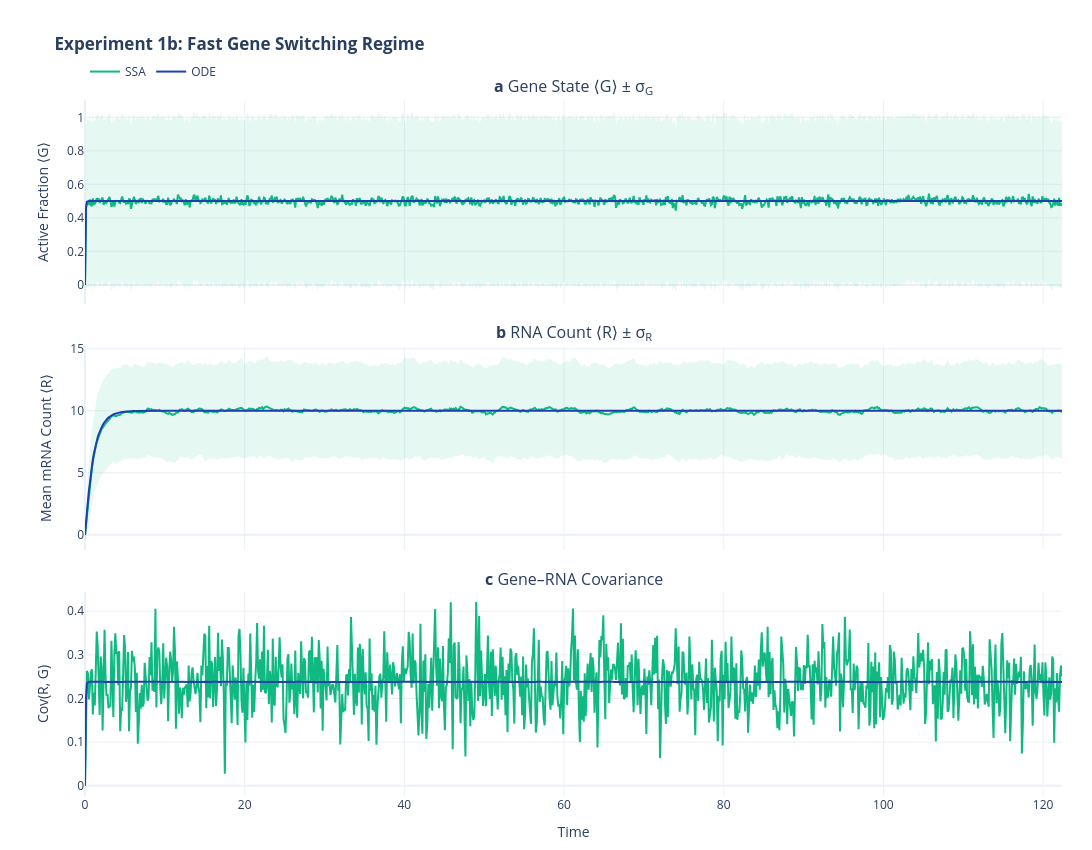

Notebook code for this chart:
### Markdown cell above
**1b. Fast** ($k_{\text{on}}=10,\; k_{\text{off}}=10 \gg k_{\text{deg}}=1$)

Rapid flickering, promoter effectively averaged → low variance. (Same ⟨R⟩≈10 as 1a.)

### Code cell
run_comparison(
    title="Experiment 1b: Fast Gene Switching Regime",
    k_on=10.0,
    k_off=10.0,
    k_syn=20.0,
)

### Figure 1 — Plotly figure (JSON) as saved in the notebook; plotly's stock layout.template omitted (floating-point values rounded to 4 significant figures; data arrays with more than 128 entries replaced by an {"elided": "..."} marker saying what was removed)
{"data": [{"hoverinfo": "skip", "legendgroup": "ssa", "line": {"width": 0}, "showlegend": false, "type": "scatter", "x": {"elided": "1000 float values"}, "xaxis": "x", "y": {"elided": "1000 float values"}, "yaxis": "y"}, {"fill": "tonexty", "fillcolor": "rgba(16, 185, 129, 0.10)", "hoverinfo": "skip", "legendgroup": "ssa", "line": {"width": 0}, "showlegend": false, "type": "scatter", "x": {"elided": "1000 float values"}, "xaxis": "x", "y": {"elided": "1000 float values"}, "yaxis": "y"}, {"hovertemplate": "SSA ⟨G⟩ = %{y:.3f}<extra></extra>", "legendgroup": "ssa", "line": {"color": "#10B981", "width": 2}, "name": "SSA", "showlegend": true, "type": "scatter", "x": {"elided": "1000 float values"}, "xaxis": "x", "y": {"elided": "1000 float values"}, "yaxis": "y"}, {"hovertemplate": "ODE ⟨G⟩ = %{y:.3f}<extra></extra>", "legendgroup": "ode", "line": {"color": "#1E40AF", "width": 2}, "name": "ODE", "showlegend": true, "type": "scatter", "x": {"elided": "1000 float values"}, "xaxis": "x", "y": {"elided": "1000 float values"}, "yaxis": "y"}, {"hoverinfo": "skip", "legendgroup": "ssa", "line": {"width": 0}, "showlegend": false, "type": "scatter", "x": {"elided": "1000 float values"}, "xaxis": "x2", "y": {"elided": "1000 float values"}, "yaxis": "y2"}, {"fill": "tonexty", "fillcolor": "rgba(16, 185, 129, 0.10)", "hoverinfo": "skip", "legendgroup": "ssa", "line": {"width": 0}, "showlegend": false, "type": "scatter", "x": {"elided": "1000 float values"}, "xaxis": "x2", "y": {"elided": "1000 float values"}, "yaxis": "y2"}, {"hovertemplate": "SSA ⟨R⟩ = %{y:.1f}<extra></extra>", "legendgroup": "ssa", "line": {"color": "#10B981", "width": 2}, "showlegend": false, "type": "scatter", "x": {"elided": "1000 float values"}, "xaxis": "x2", "y": {"elided": "1000 float values"}, "yaxis": "y2"}, {"hovertemplate": "ODE ⟨R⟩ = %{y:.1f}<extra></extra>", "legendgroup": "ode", "line": {"color": "#1E40AF", "width": 2}, "showlegend": false, "type": "scatter", "x": {"elided": "1000 float values"}, "xaxis": "x2", "y": {"elided": "1000 float values"}, "yaxis": "y2"}, {"hovertemplate": "SSA Cov = %{y:.3f}<extra></extra>", "legendgroup": "ssa", "line": {"color": "#10B981", "width": 2}, "showlegend": false, "type": "scatter", "x": {"elided": "1000 float values"}, "xaxis": "x3", "y": {"elided": "1000 float values"}, "yaxis": "y3"}, {"hovertemplate": "ODE Cov = %{y:.3f}<extra></extra>", "legendgroup": "ode", "line": {"color": "#1E40AF", "width": 2}, "showlegend": false, "type": "scatter", "x": {"elided": "1000 float values"}, "xaxis": "x3", "y": {"elided": "1000 float values"}, "yaxis": "y3"}], "layout": {"annotations": [{"font": {"size": 16}, "showarrow": false, "text": "<b>a</b> Gene State ⟨G⟩ ± σ<sub>G</sub>", "x": 0.5, "xanchor": "center", "xref": "paper", "y": 1.0, "yanchor": "bottom", "yref": "paper"}, {"font": {"size": 16}, "showarrow": false, "text": "<b>b</b> RNA Count ⟨R⟩ ± σ<sub>R</sub>", "x": 0.5, "xanchor": "center", "xref": "paper", "y": 0.6467, "yanchor": "bottom", "yref": "paper"}, {"font": {"size": 16}, "showarrow": false, "text": "<b>c</b> Gene–RNA Covariance", "x": 0.5, "xanchor": "center", "xref": "paper", "y": 0.2933, "yanchor": "bottom", "yref": "paper"}], "height": 850, "hovermode": "x", "legend": {"bgcolor": "rgba(255, 255, 255, 0.5)", "groupclick": "togglegroup", "orientation": "h", "x": 0, "xanchor": "left", "y": 1.02, "yanchor": "bottom"}, "margin": {"b": 50, "l": 85, "r": 30, "t": 100}, "title": {"text": "<b>Experiment 1b: Fast Gene Switching Regime</b>"}, "width": 1100, "xaxis": {"anchor": "y", "domain": [0.0, 1.0], "matches": "x3", "showticklabels": false}, "xaxis2": {"anchor": "y2", "domain": [0.0, 1.0], "matches": "x3", "showticklabels": false}, "xaxis3": {"anchor": "y3", "domain": [0.0, 1.0], "title": {"text": "Time"}}, "yaxis": {"anchor": "x", "domain": [0.7067, 1.0], "title": {"text": "Active Fraction ⟨G⟩"}}, "yaxis2": {"anchor": "x2", "domain": [0.3533, 0.6467], "title": {"text": "Mean mRNA Count ⟨R⟩"}}, "yaxis3": {"anchor": "x3", "domain": [0.0, 0.2933], "title": {"text": "Cov(R, G)"}}}}
